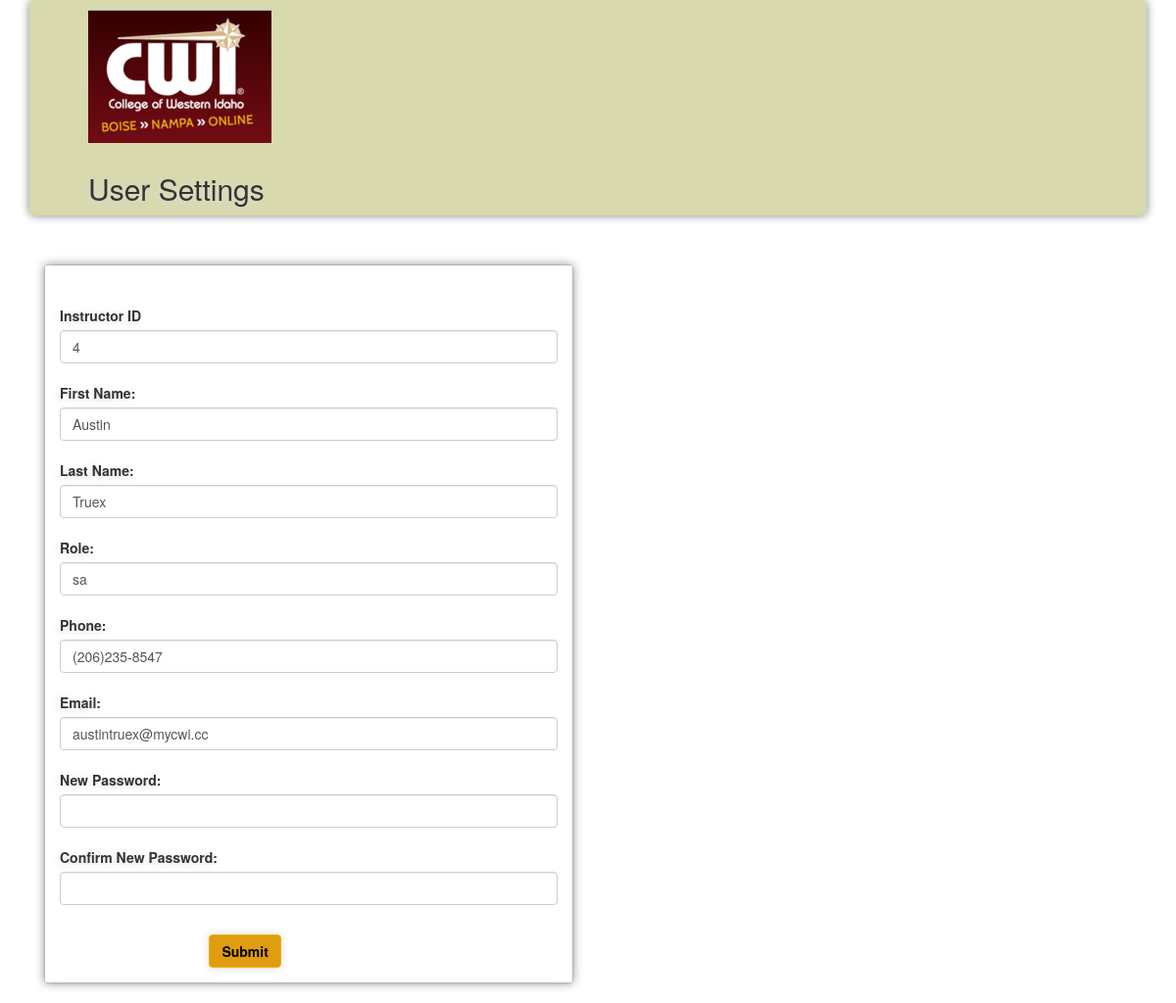
Page /editInstructor.php?id=4 (signed in) on the committed database.
### tables this page shows
CREATE TABLE `instructors` (
  `instructorID` int(11) NOT NULL AUTO_INCREMENT,
  `role` varchar(30) NOT NULL,
  `instructorPassword` varchar(20) NOT NULL,
  `instructorPhone` varchar(20) NOT NULL,
  `instructorEmail` varchar(30) NOT NULL,
  `instructorFirst` varchar(20) DEFAULT NULL,
  `instructorLast` varchar(20) DEFAULT NULL,
  PRIMARY KEY (`instructorID`)
);

### editInstructor.php (the view, shortened to what this page needs)
<!DOCTYPE html>
<html>
    <head>
        <?php require 'connection.php';?>
        <link rel="stylesheet" href="https://maxcdn.bootstrapcdn.com/bootstrap/3.3.6/css/bootstrap.min.css">
        <link rel="stylesheet" href="https://maxcdn.bootstrapcdn.com/bootstrap/3.3.6/css/bootstrap-theme.min.css">
        <link rel="stylesheet" type="text/css" href="css/customstyles.css">
		<link rel="stylesheet" href="https://cdn.datatables.net/1.10.11/css/jquery.dataTables.min.css">
	</head>
    <body>
    <div class="container">
        <div class="jumbotron">
            <img id="logo" src="images/Logo.png" />
            <h2>User Settings</h2>
            <div class="row text-center">
                <div class="col-lg-12">
                </div>
            </div>
        </div>
       <?php
            if ($result = $conn->query("SELECT instructorID, instructorFirst, instructorLast, role, instructorPhone, instructorEmail FROM instructors WHERE instructorID = ".$_GET["id"])) {
                $row = $result->fetch_row();
            }
        ?>
        <div class="form-group">
            <div class="col-lg-6">
                <div class="panel panel-default">
                    <div class="panel-body">
                          <form class="form-horizontal" action="modifyInstructor.php" method="post">
                            <label class="col-2 col-form-label">Instructor ID</label>&nbsp;&nbsp;&nbsp;
                            <input class="form-control" type="text" value="<?=$row[0]?>" name="instructorID"></input><br>
                            <label class="col-2 col-form-label">First Name:</label>&nbsp;&nbsp;&nbsp;
                            <input class="form-control" type="text" value="<?=$row[1]?>" name="firstName"></input><br>
                            <label class="col-2 col-form-label">Last Name:</label>&nbsp;&nbsp;&nbsp;
                            <input class="form-control" type="text" value="<?=$row[2]?>" name="lastName"></input><br>
                            <label class="col-2 col-form-label">Role:</label>&nbsp;&nbsp;&nbsp;
                            <input class="form-control" type="text" value="<?=$row[3]?>" name="role"></input><br>
                            <label class="col-2 col-form-label">Phone:</label>&nbsp;&nbsp;&nbsp;
                            <input class="form-control" type="text" value="<?=$row[4]?>" name="phoneNumber"></input><br>
                            <label class="col-2 col-form-label">Email:</label>&nbsp;&nbsp;&nbsp;
                            <input class="form-control" type="email" value="<?=$row[5]?>" name="email"></input><br>
                            <label class="col-2 col-form-label">New Password:</label>&nbsp;&nbsp;&nbsp;
                            <input class="form-control" type="password" name="password"></input><br>
                            <label class="col-2 col-form-label">Confirm New Password:</label>&nbsp;&nbsp;&nbsp;
                            <input class="form-control" type="password" name="cPassword"></input><br>
                            <button type="submit" name="submit" class="btn btn-default">Submit</button>                        </form>
                    </div>
                </div>
            </div>
        </div>
    </div>
    </body>
    </html>

### css/customstyles.css (style rules this page uses)
body { text-shadow: -2px 2px 8px #DDD; }
.btn.btn-default { color: black; font-weight: 600; background: #DF9D0F; text-shadow: none; border: 1px solid #EEB111; box-shadow: 0 0 10px #DDD; }
.container { margin:0 5 0 10%; }
form { margin-top: 26px; }
form button { margin-top: 10px; clear: left; float: left; margin-left: 30%; padding-right: 30px; }
label { float: left; text-align: center; }
.jumbotron { background: #D8D9AD; padding: 0px; width: 100%; height: auto; box-shadow: 0 0 10px grey; }
.jumbotron img { padding-top: 10px; padding-bottom: 10px; }
.panel-body { box-shadow: 0 0 10px grey; }
.panel.panel-default { margin-top: 20px; }

### rows in the picture
instructors: instructorID "4", firstName "Austin", lastName "Truex", role "sa", phoneNumber "(206)235-8547", email "austintruex@mycwi.cc"
